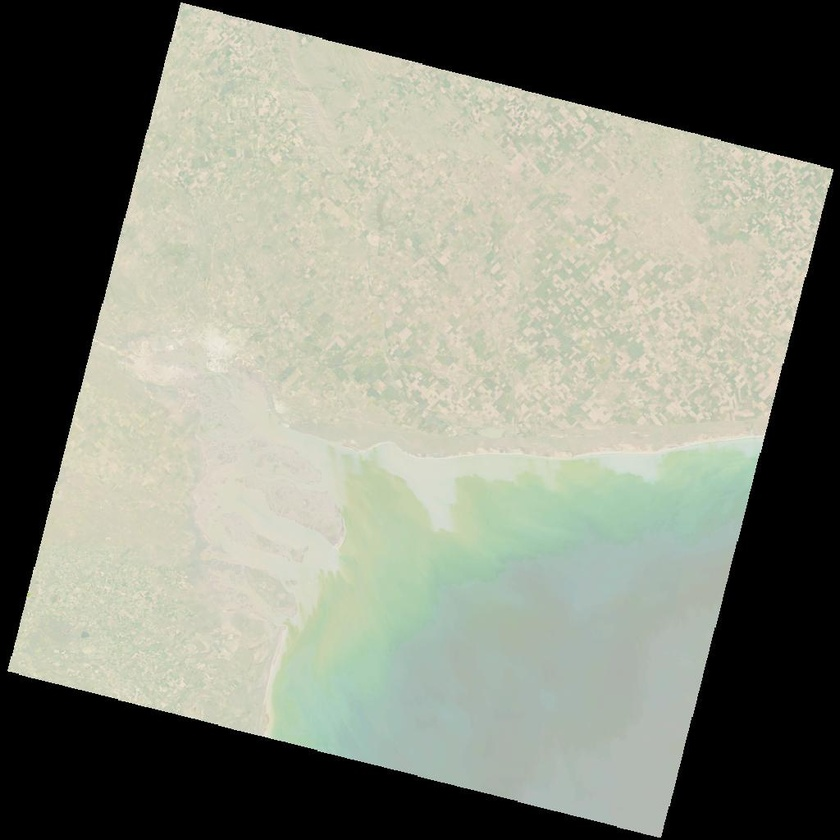
#> input picture TP 1/work_files/LC09_L2SP_226087_20241026_20241027_02_T1_thumb_large.jpeg, 840 x 840 px, shrunk from 1024 x 1024 before the run, found by its file name
$ python 'Ejercicio 14.py'   (older library calls are emulated)
#> lines starting #> are read from the running program, lines starting #| are printed output that depends on the picture
#> further down, imagen is the input picture: shape (840, 840, 3); mean B, G, R 122.8, 135.2, 132.6
import cv2
import numpy as np
from PIL import Image

# Función para aplicar el operador de Prewitt
def detector_bordes_prewitt(imagen):
    # Convertir a escala de grises si la imagen es RGB
    imagen_gris = cv2.cvtColor(imagen, cv2.COLOR_BGR2GRAY)
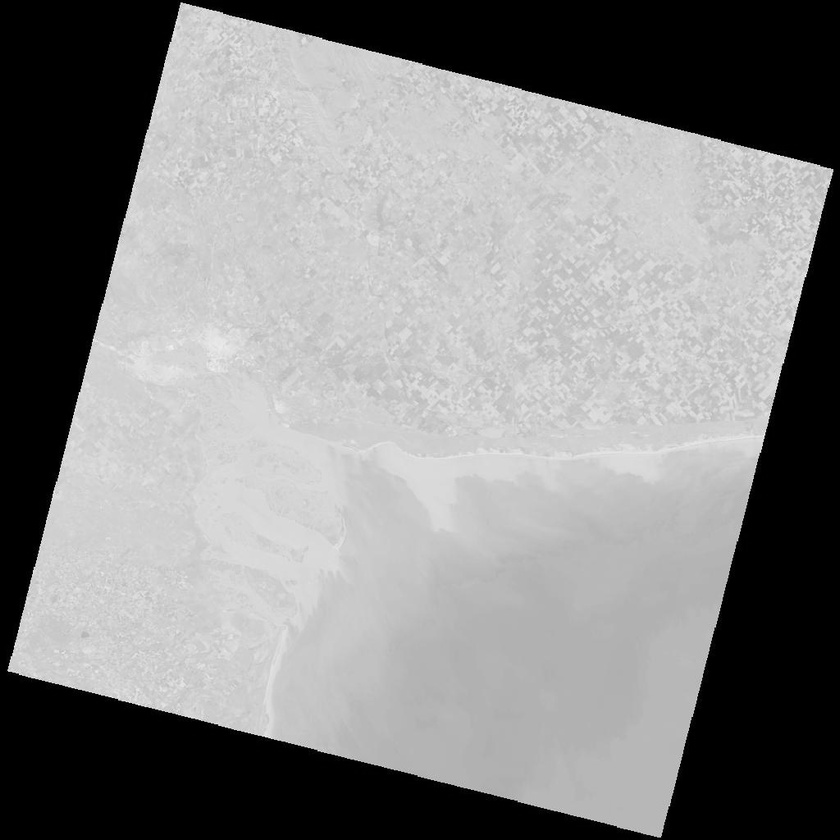
#> imagen_gris: shape (840, 840); min 0, max 254, mean 133

    # Definir los kernels de Prewitt para los gradientes X e Y
    kernel_prewitt_x = np.array([[1, 0, -1], [1, 0, -1], [1, 0, -1]], dtype=np.float32)
    kernel_prewitt_y = np.array([[1, 1, 1], [0, 0, 0], [-1, -1, -1]], dtype=np.float32)

    # Aplicar los filtros
    gradiente_x = cv2.filter2D(imagen_gris, -1, kernel_prewitt_x)
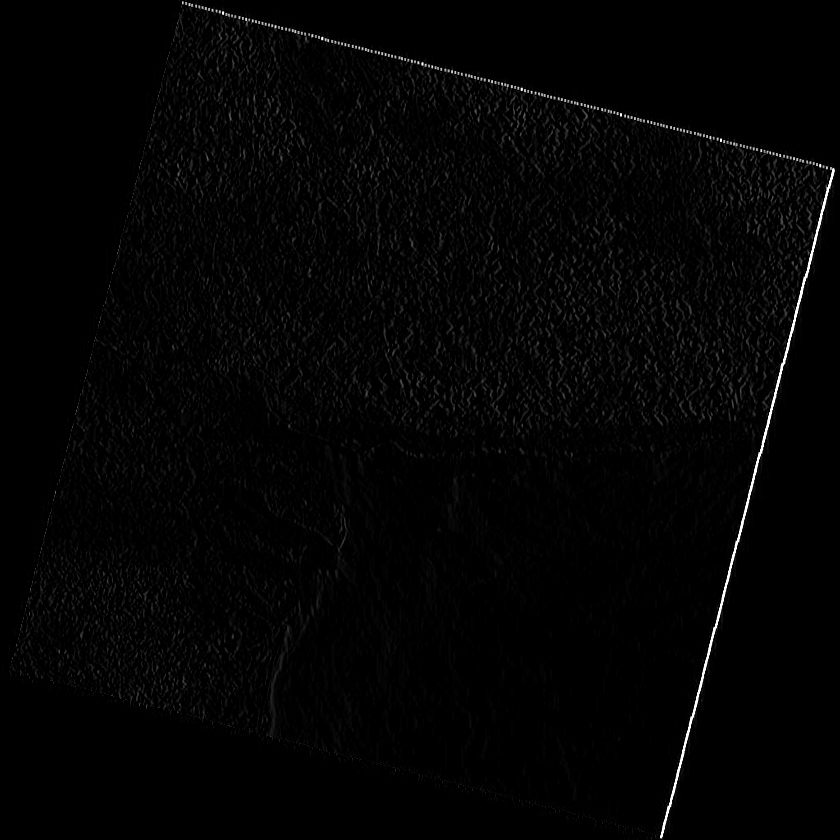
#> gradiente_x: shape (840, 840); min 0, max 255, mean 3.7
    gradiente_y = cv2.filter2D(imagen_gris, -1, kernel_prewitt_y)
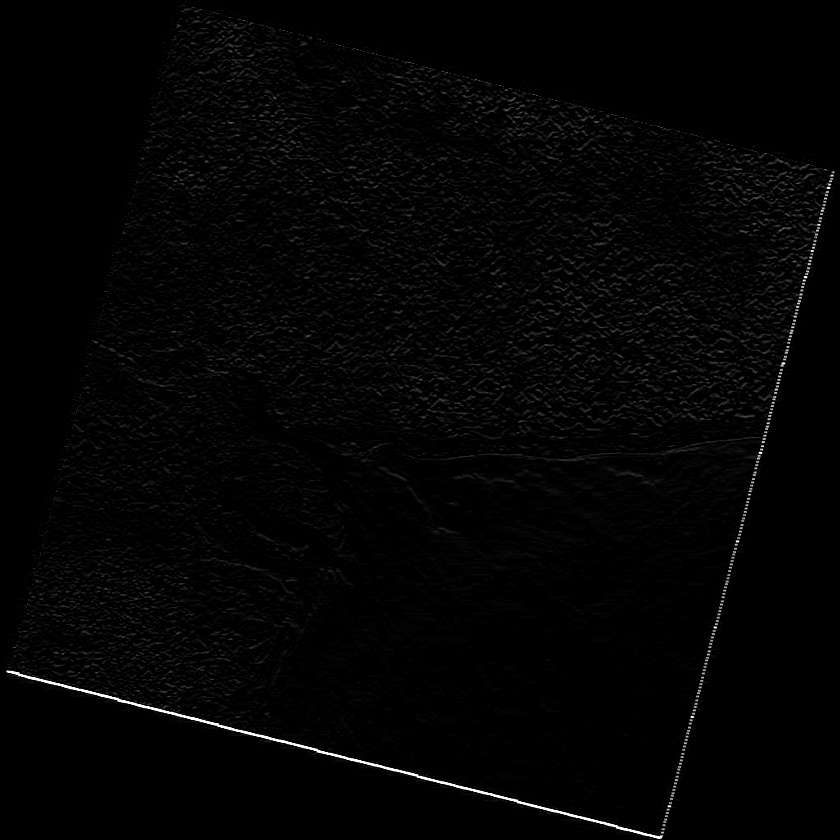
#> gradiente_y: shape (840, 840); min 0, max 255, mean 3.8

    # Calcular la magnitud del gradiente
    magnitud_prewitt = cv2.magnitude(gradiente_x.astype(np.float32), gradiente_y.astype(np.float32))
    magnitud_prewitt = np.clip(magnitud_prewitt, 0, 255).astype(np.uint8)

    return magnitud_prewitt

# Función para aplicar el operador de Sobel
def detector_bordes_sobel(imagen):
    # Convertir a escala de grises si la imagen es RGB
    imagen_gris = cv2.cvtColor(imagen, cv2.COLOR_BGR2GRAY)

    # Aplicar el filtro de Sobel para los gradientes X e Y
    gradiente_x = cv2.Sobel(imagen_gris, cv2.CV_64F, 1, 0, ksize=3)
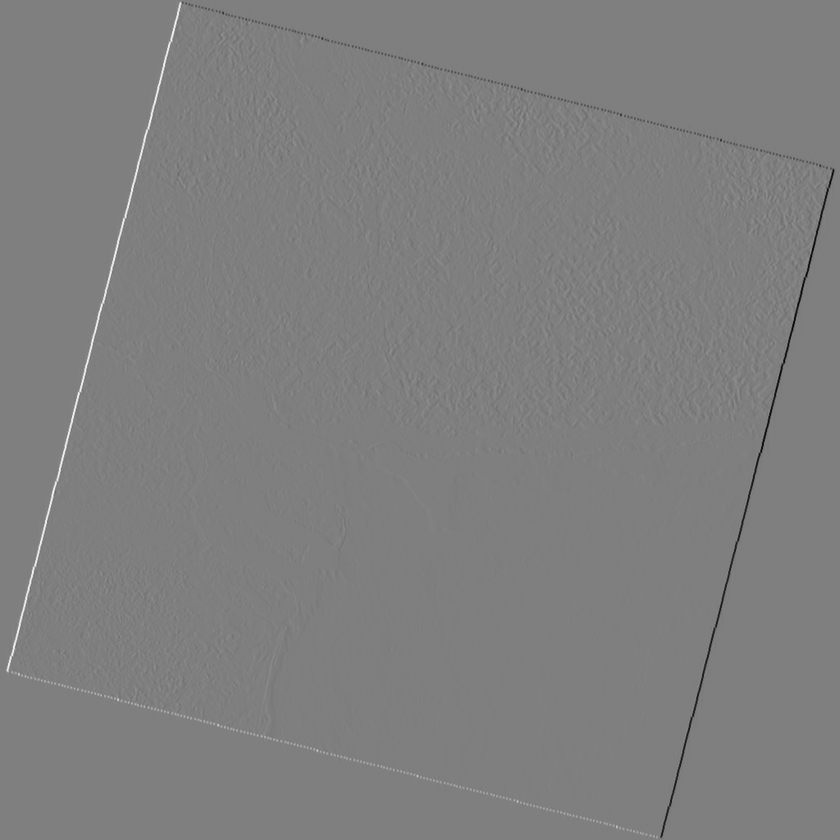
#> gradiente_x: shape (840, 840) float64; min -971, max 976, mean 0; drawn with min black and max white
    gradiente_y = cv2.Sobel(imagen_gris, cv2.CV_64F, 0, 1, ksize=3)

    # Calcular la magnitud del gradiente
    magnitud_sobel = cv2.magnitude(gradiente_x, gradiente_y)
    magnitud_sobel = np.clip(magnitud_sobel, 0, 255).astype(np.uint8)
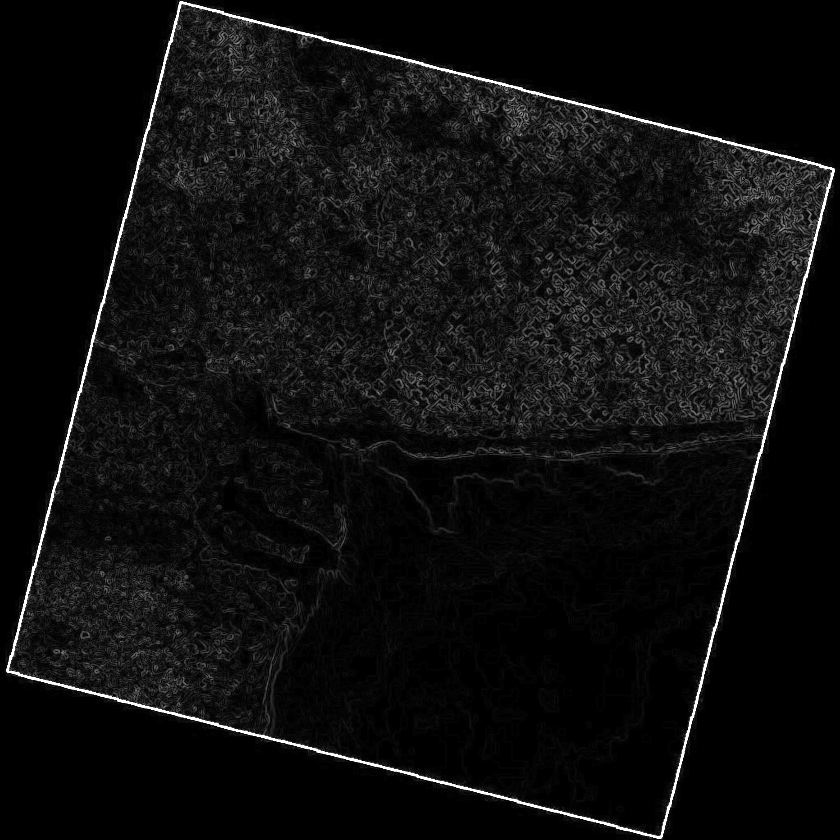
#> magnitud_sobel: shape (840, 840); min 0, max 255, mean 14.6

    return magnitud_sobel

# Función para combinar las imágenes de los bordes detectados en un solo archivo
def combinar_imagenes_bordes(imagen_original, imagen_prewitt, imagen_sobel):
    # Convertir imágenes a RGB para su visualización conjunta
    imagen_original_rgb = cv2.cvtColor(imagen_original, cv2.COLOR_BGR2RGB)
    imagen_prewitt_rgb = cv2.cvtColor(imagen_prewitt, cv2.COLOR_GRAY2RGB)
    imagen_sobel_rgb = cv2.cvtColor(imagen_sobel, cv2.COLOR_GRAY2RGB)

    # Combinar las imágenes horizontalmente
    imagen_combinada = np.hstack((imagen_original_rgb, imagen_prewitt_rgb, imagen_sobel_rgb))
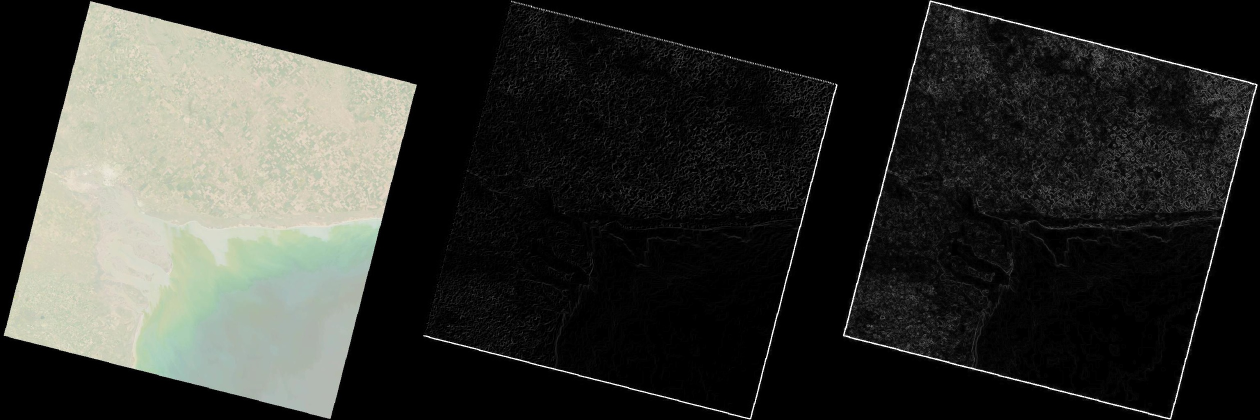
#> imagen_combinada: shape (840, 2520, 3) (shown at 1/2 size); mean R, G, B 51.3, 52.2, 48

    return Image.fromarray(imagen_combinada)

# Ejemplo de uso
if __name__ == "__main__":
    ruta_imagen = r"C:\Users\digni\OneDrive\Desktop\tp1\LC09_L2SP_226087_20241026_20241027_02_T1_thumb_large.jpeg"
    imagen = cv2.imread(ruta_imagen)

    # Aplicar el detector de bordes con Prewitt y Sobel
    imagen_bordes_prewitt = detector_bordes_prewitt(imagen)
    imagen_bordes_sobel = detector_bordes_sobel(imagen)

    # Combinar las imágenes en una sola
    imagen_combinada = combinar_imagenes_bordes(imagen, imagen_bordes_prewitt, imagen_bordes_sobel)

    # Guardar y mostrar la imagen combinada
   #imagen_combinada.save("imagen_bordes_combinada.jpg")
    imagen_combinada.show()
